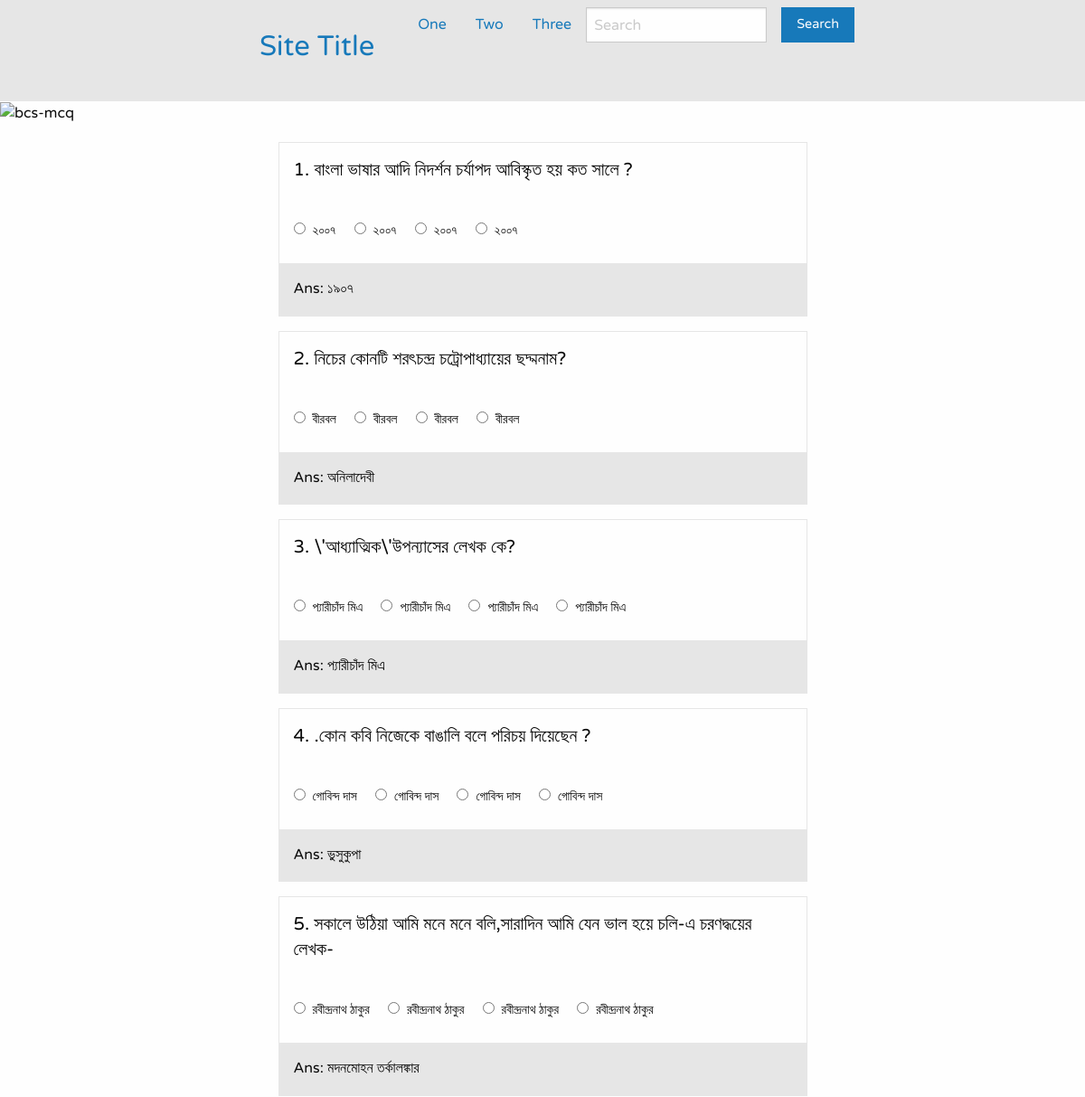
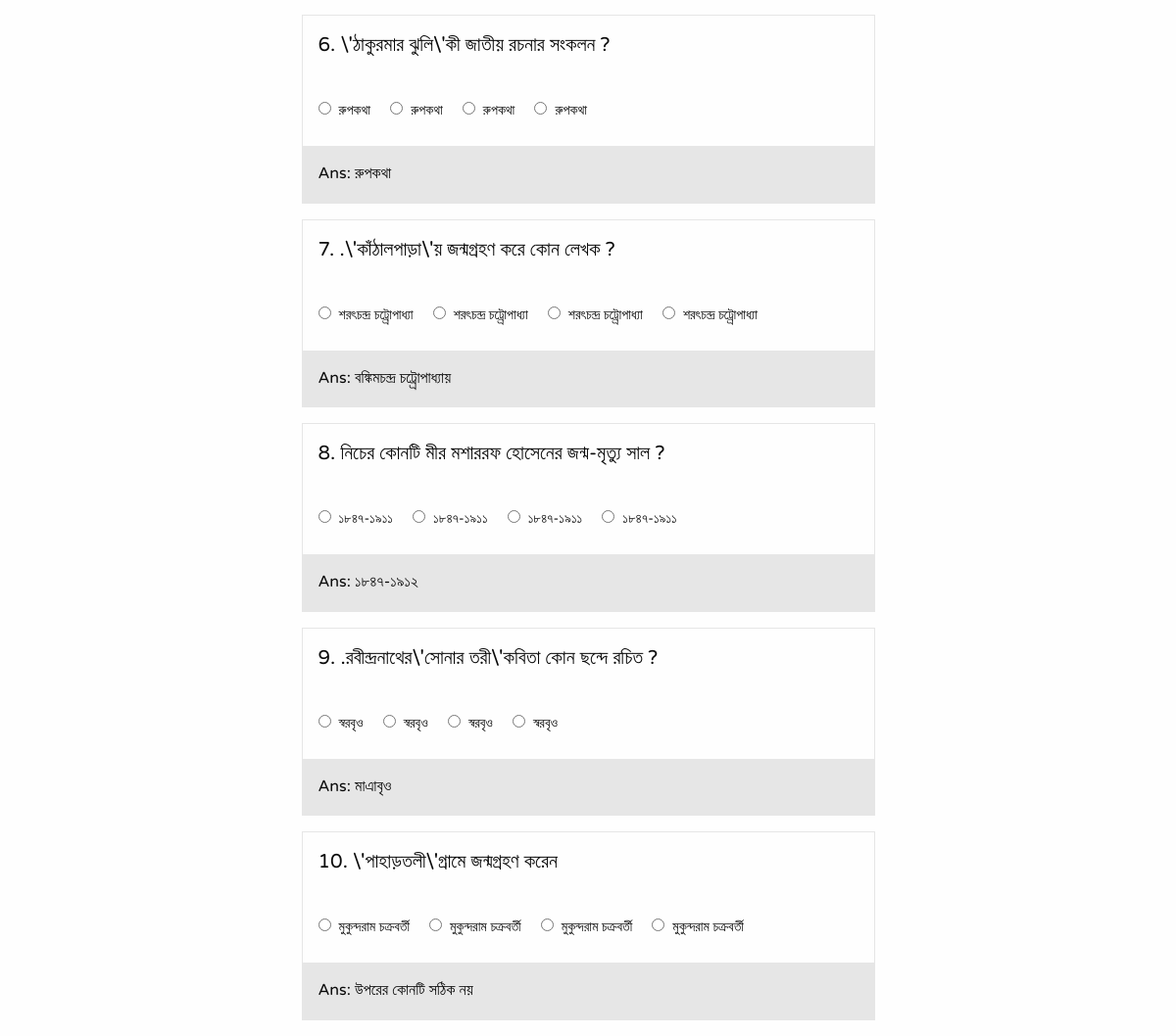
/mcq/lesson/বাংলা সাহিত্য/, run on the app's committed database (2 pictures, top to bottom).
### mcq/models.py (models this page shows, shortened)
class AllMcq(models.Model):
    question = models.CharField(max_length=255, unique=True)
    s1 = models.CharField(max_length=120, null=True, blank=True)
    s2 = models.CharField(max_length=120, null=True, blank=True)
    s3 = models.CharField(max_length=120, null=True, blank=True)
    s4 = models.CharField(max_length=120, null=True, blank=True)
    answer = models.CharField(max_length=120)
    subject = models.ForeignKey(McqSubject,
                                   related_name='subjects',
                                   on_delete=models.SET(get_sentinel_user))
    lesson = models.ForeignKey(McqLesson,
                                   related_name='lessons',
                                   on_delete=models.SET(get_sentinel_user))
    batch = models.ForeignKey(Batch,
                                   related_name='lessons',
                                   on_delete=models.SET(get_sentinel_user), blank=True, null=True,)
    created_by = models.ForeignKey(settings.AUTH_USER_MODEL, on_delete=models.SET(get_sentinel_user))
    updated_by = models.ForeignKey(settings.AUTH_USER_MODEL,
                                   related_name='allmcq_updated_user',
                                   on_delete=models.SET(get_sentinel_user),
                                   null=True, blank=True)

### mcq/views.py (the view)
# urls.py: path('lesson/<lesson>/', McqDetailView.as_view(), name='mcq_detail'),
class McqDetailView(ListView):
    model = AllMcq
    def get_queryset(self):
        self.lesson = get_object_or_404(McqLesson, lesson_name=self.kwargs['lesson'])
        return AllMcq.objects.filter(lesson=self.lesson)

### templates/mcq/allmcq_list.html
{% extends "base.html" %}
{% block content %}
<div class="grid-x" style="margin-bottom: 20px;">
    <div class="cell">
        <img src="/static/images/mcq-detail" alt="bcs-mcq"/>
    </div>
</div>
<div class="grid-container">
    <div class="grid-x">
        {% for allmcq in object_list %}
        <div class="cell medium-6 medium-offset-3 mcq-item">
            <div class="card">
                <fieldset >
                    <legend class="card-section"><h5 class="card-title">{{allmcq.id}}. {{ allmcq.question }} </h5></legend>
                    <div class="card-section">
                        <input type="radio" name="pokemon" value="{{allmcq.s1}}" id="s1" required><label for="s1">{{allmcq.s1}}</label>
                        <input type="radio" name="pokemon" value="{{allmcq.s2}}" id="s2"><label for="s2">{{allmcq.s1}}</label>
                        <input type="radio" name="pokemon" value="{{allmcq.s3}}" id="s3"><label for="s3">{{allmcq.s1}}</label>
                        <input type="radio" name="pokemon" value="{{allmcq.s4}}" id="s4"><label for="s4">{{allmcq.s1}}</label>
                    </div>
                </fieldset>
                <div class="card-divider">
                    <p>Ans: <span>{{allmcq.answer}}</span></p>
                </div>
            </div>
        </div>
        {% endfor %}
    </div>
</div>
{% endblock %}

### static/css/project-style.css (style rules this page uses)
html, body, h1, h2, h3, h4, h5 { font-family: varela; }
.grid-container { position: relative; }

### data on the page
AllMcq: id "1", question "বাংলা ভাষার আদি নিদর্শন চর্যাপদ আবিস্কৃত হয় কত সালে ?", s1 "২০০৭", answer "১৯০৭"
AllMcq: id "2", question "নিচের কোনটি শরৎচন্দ্র চট্রোপাধ্যায়ের ছদ্মনাম?", s1 "বীরবল", answer "অনিলাদেবী"
AllMcq: id "3", question "\\'আধ্যাত্মিক\\'উপন্যাসের লেখক কে?", s1 "প্যারীচাঁদ মিএ", answer "প্যারীচাঁদ মিএ"
AllMcq: id "4", question ".কোন কবি নিজেকে বাঙালি বলে পরিচয় দিয়েছেন ?", s1 "গোবিন্দ দাস", answer "ভুসুকুপা"
AllMcq: id "5", question "সকালে উঠিয়া আমি মনে মনে বলি,সারাদিন আমি যেন ভাল হয়ে চলি-এ চরণদ্ধয়ের লেখক-", s1 "রবীন্দ্রনাথ ঠাকুর", answer "মদনমোহন তর্কালঙ্কার"
AllMcq: id "6", question "\\'ঠাকুরমার ঝুলি\\'কী জাতীয় রচনার সংকলন ?", s1 "রুপকথা", answer "রুপকথা"
AllMcq: id "7", question ".\\'কাঁঠালপাড়া\\'য় জন্মগ্রহণ করে কোন লেখক ?", s1 "শরৎচন্দ্র চট্র্রোপাধ্যা", answer "বঙ্কিমচন্দ্র চট্র্রোপাধ্যায়"
AllMcq: id "8", question "নিচের কোনটি মীর মশাররফ হোসেনের জন্ম-মৃত্যু সাল ?", s1 "১৮৪৭-১৯১১", answer "১৮৪৭-১৯১২"
AllMcq: id "9", question ".রবীন্দ্রনাথের\\'সোনার তরী\\'কবিতা কোন ছন্দে রচিত ?", s1 "স্বরবৃও", answer "মাএাবৃও"
AllMcq: id "10", question "\\'পাহাড়তলী\\'গ্রামে জন্মগ্রহণ করেন", s1 "মুকুন্দরাম চক্রবর্তী", answer "উপরের কোনটি সঠিক নয়"
